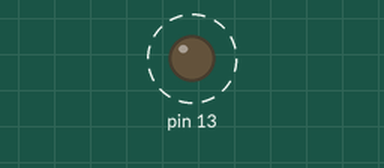
This sketch was run on a simulated Arduino Uno, built with avr-gcc and run on an emulated ATmega328P. Shown: output pins drawn as LEDs (lit = HIGH). Dashed ring = blinking.

Above: at 0.2 s.
Timing chart, 0 to 3.0 s (numbered marks = the images above):
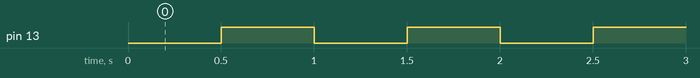

The sketch:

linux_test.ino
```cpp
bool state = false;

void setup() {
  // put your setup code here, to run once:
  pinMode(13, OUTPUT);
}

void loop() {
  // put your main code here, to run repeatedly:
  delay(500);

  if (state){
    state = false;
  } else {
    state = true;
  }

digitalWrite(13, state);
}
```

Measured:
- by itself, pin 13: alternates HIGH for 0.50 s and LOW for 0.50 s
